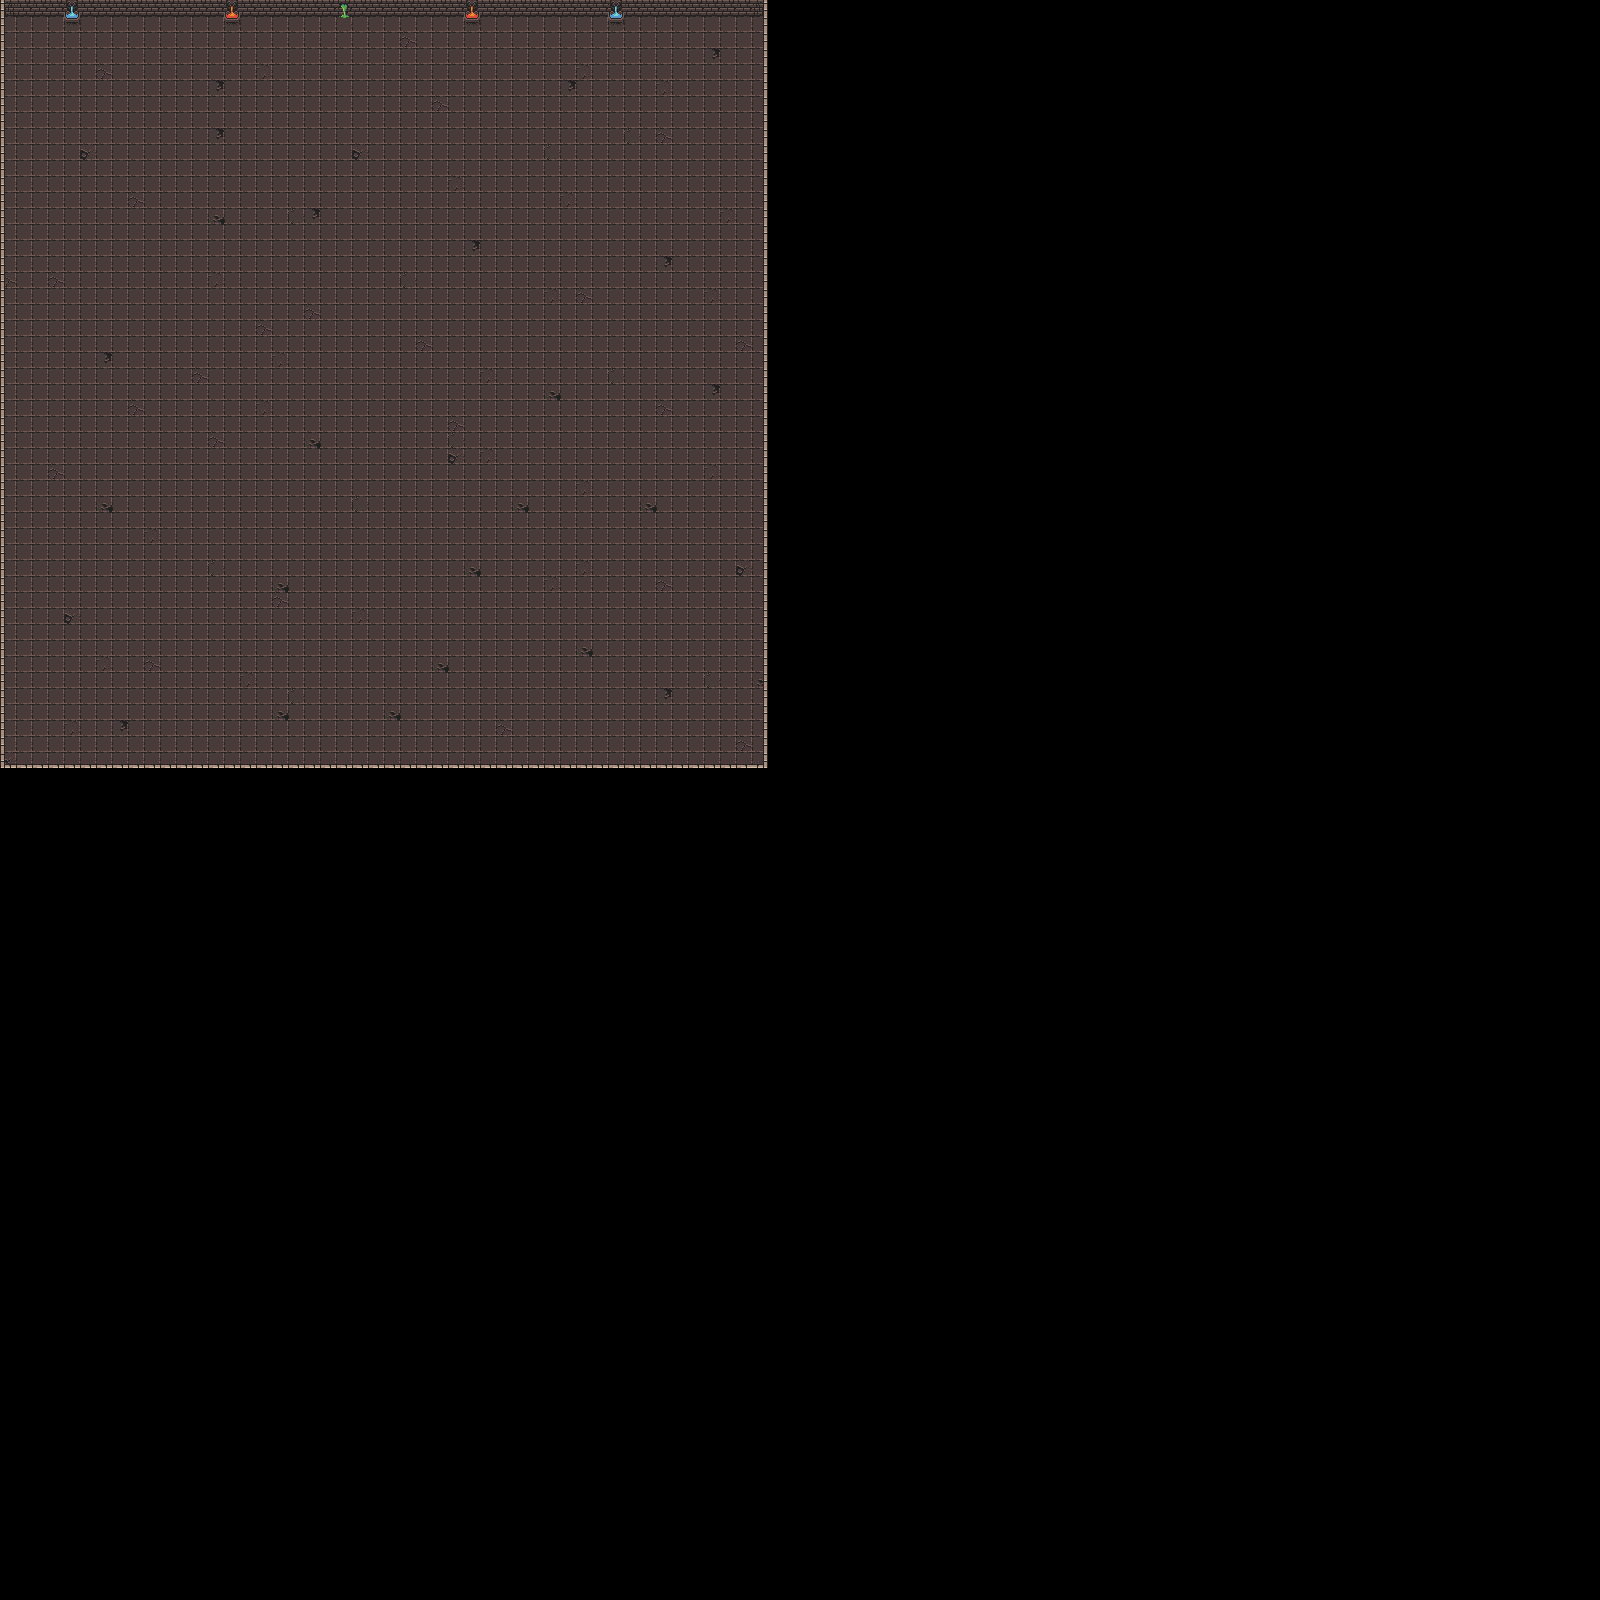

This is a level from a 2D game, rendered from its Tiled map with the project's own tilesets. A one-line summary and the map file follow, with tile-layer data summarised:
An orthogonal 100x100 tile map with 16x16 px tiles, 2 tile layers (floor, walls).

<map version="1.8" tiledversion="1.8.2" orientation="orthogonal" renderorder="right-down" width="100" height="100" tilewidth="16" tileheight="16" infinite="0" nextlayerid="3" nextobjectid="1">
 <tileset firstgid="1" source="tiles.tsx" />
 <layer id="1" name="floor" width="100" height="100">
  <data>[10000 cells, 2304 non-empty, 9 distinct tile ids]</data>
 </layer>
 <layer id="2" name="walls" width="100" height="100">
  <data>[10000 cells, 192 non-empty, 13 distinct tile ids]</data>
 </layer>
</map>
